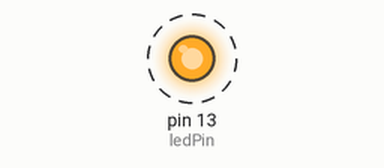
Recording of a sketch running on a simulated Arduino Uno, built with avr-gcc and run on an emulated ATmega328P. Parts: output pins drawn as LEDs (lit = HIGH). Dashed ring = blinking.

Above: at 0.5 s.
Timing chart, 0 to 4.6 s (numbered marks = the images above):
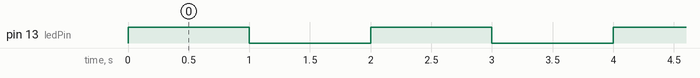

The sketch:

LedBlink.ino
```cpp
unsigned int ledPin = 13; // association variable with pin number // асоціація змінної з номером піна. Змінна типу short.

void setup() {
  // initialize digital pin LED_BUILTIN as an output. // ініціалізація порта та налатування його як вихідного
  pinMode(ledPin, OUTPUT);
}

// the loop function runs over and over again forever
void loop() {
  digitalWrite(ledPin, HIGH);  // change state of the LED by setting the pin to the HIGH voltage level // подаємо сигнал на пін який описаний в змінній ledPin
  delay(1000);                 // wait time // час очікування в мілісекундах
  digitalWrite(ledPin, LOW);   // change state of the LED by setting the pin to the LOW voltage level // забираємо сигнал з піну який описаний в змінній ledPin
  delay(1000);                 // wait time // час очікування в мілісекундах
}
```

Measured:
- by itself, pin 13 (ledPin): alternates HIGH for 1.0 s and LOW for 1.0 s
